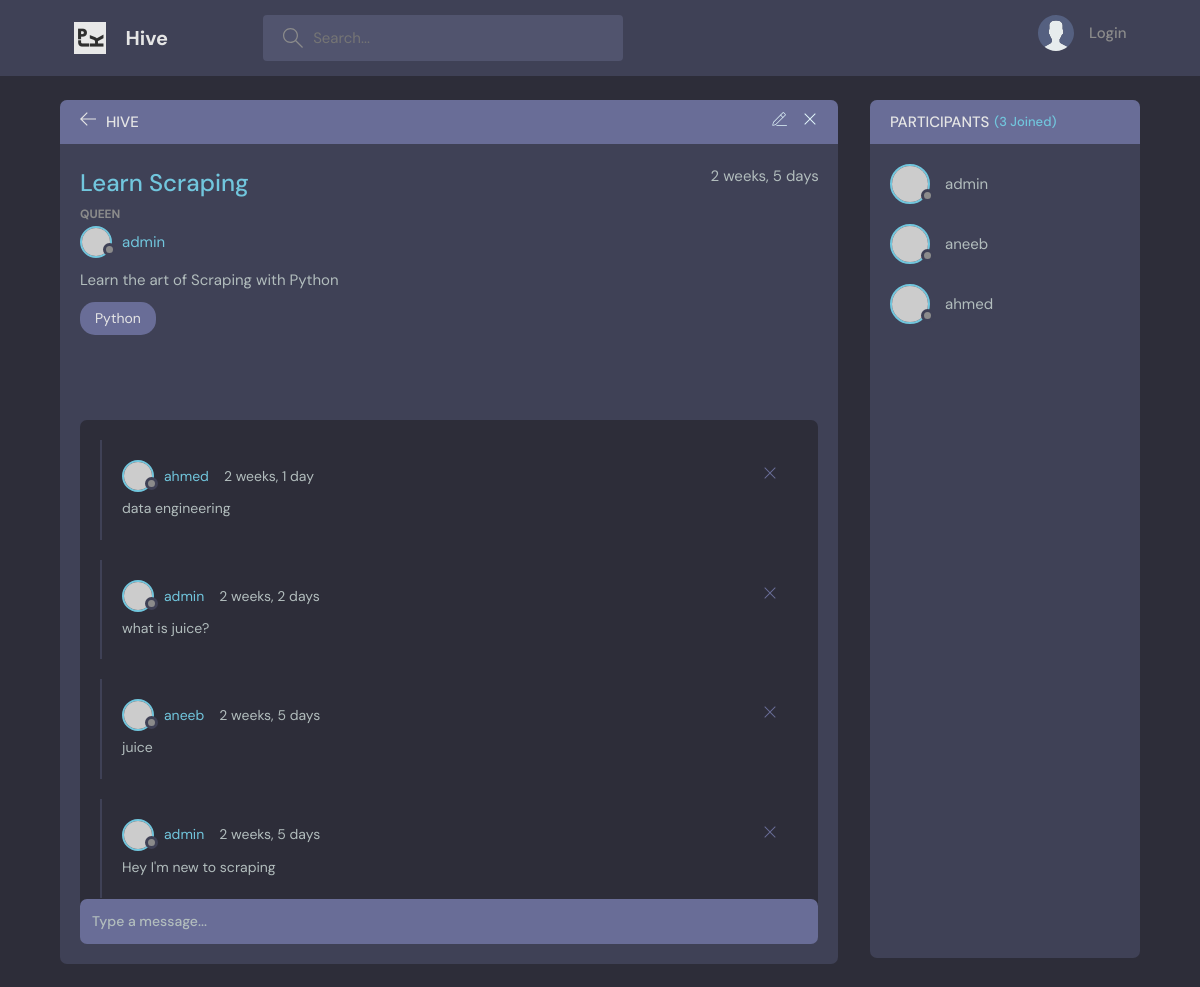
Screenshot of /hive/2/ with the database file from the repository.
### home/models.py (models this page shows, shortened)
class Hive(models.Model):
  creator = models.ForeignKey(User, on_delete=models.SET_NULL, null=True)
  topic = models.ForeignKey(Topic, on_delete=models.SET_NULL, null=True)
  buzz = models.CharField(max_length=150)
  details = models.TextField(null=True, blank=True)
  members = models.ManyToManyField(User, related_name='members', blank=True)
  updated = models.DateTimeField(auto_now=True) #auto timestamp
  created_at = models.DateTimeField(auto_now_add=True)
  class Meta:
    ordering = ['-updated', '-created_at']

class Topic(models.Model):
  name = models.CharField(max_length=150)
  def __str__(self):
    return self.name

class Message(models.Model):
  user = models.ForeignKey(User, on_delete=models.CASCADE)
  hive = models.ForeignKey(Hive, on_delete=models.CASCADE) #delete all msgs with the room
  body = models.TextField()
  updated = models.DateTimeField(auto_now=True) #auto timestamp
  created_at = models.DateTimeField(auto_now_add=True)
  class Meta:
    ordering = ['-updated', '-created_at']

### home/views.py (the view, shortened to what this page needs)
# urls.py: path('hive/<str:pk>/', views.hive, name="hive"),
def hive(request, pk):
  hive = Hive.objects.get(id=pk)
  chats = hive.message_set.all().order_by('-created_at')  # get all messages for that hive
  title = f"{hive.buzz} - Hive"
  members = hive.members.all()
  context = {
    'hive': hive,
    'chats': chats,
    'title': title,
    'members': members,
  }
  return render(request, 'home/hive.html', context)

### home/templates/home/hive.html (shortened to what this page needs)
{% extends 'main.html' %}
{% block content %}
    <main class="profile-page layout layout--2">
      <div class="container">
        <div class="room">
          <div class="room__top">
            <div class="room__topLeft">
              <a href="{%url 'homepage' %}">
                <svg version="1.1" xmlns="http://www.w3.org/2000/svg" width="32" height="32" viewBox="0 0 32 32">
                  <title>arrow-left</title>
                  <path
                    d="M13.723 2.286l-13.723 13.714 13.719 13.714 1.616-1.611-10.96-10.96h27.625v-2.286h-27.625l10.965-10.965-1.616-1.607z"
                  ></path>
                </svg>
              </a>
              <h3>Hive</h3>
            </div>
            <div class="room__topRight">
              <a href="{% url 'update-hive' hive.id%}">
              </a>
              <a href="{% url 'delete-hive' hive.id %}">
                <svg version="1.1" xmlns="http://www.w3.org/2000/svg" width="32" height="32" viewBox="0 0 32 32">
                  <title>remove</title>
                  <path
                    d="M27.314 6.019l-1.333-1.333-9.98 9.981-9.981-9.981-1.333 1.333 9.981 9.981-9.981 9.98 1.333 1.333 9.981-9.98 9.98 9.98 1.333-1.333-9.98-9.98 9.98-9.981z"
                  ></path>
                </svg>
              </a>
            </div>
          </div>
          <div class="room__box scroll">
            <div class="room__header scroll">
              <div class="room__info">
                <h3>{{hive.buzz}}</h3>
                <span>{{hive.created_at | timesince}}</span>
              </div>
              <div class="room__hosted">
                <p>Queen</p>
                <a href="{% url 'user-profile' hive.creator.id %}" class="room__author">
                  <div class="avatar avatar--small">
                    <img src="https://randomuser.me/api/portraits/men/37.jpg" />
                  </div>
                  <span>{{hive.creator}}</span>
                </a>
              </div>
              <div class="room__details">
                {{hive.details}}
              </div>
              <span class="room__topics">{{hive.topic}}</span>
            </div>
            <div class="room__conversation">
              <div class="threads scroll">
                {% for chat in chats %}
                <div class="thread">
                  <div class="thread__top">
                    <div class="thread__author">
                      <a href="{% url 'user-profile' user.id %}" class="thread__authorInfo">
                        <div class="avatar avatar--small">
                          <img src="https://randomuser.me/api/portraits/men/37.jpg" />
                        </div>
                        <span>{{chat.user}}</span>
                      </a>
                      <span class="thread__date">{{chat.created_at | timesince }}</span>
                    </div>
                    <div class="thread__delete">
                      <svg version="1.1" xmlns="http://www.w3.org/2000/svg" width="32" height="32" viewBox="0 0 32 32">
                        <title>remove</title>
                        <path
                          d="M27.314 6.019l-1.333-1.333-9.98 9.981-9.981-9.981-1.333 1.333 9.981 9.981-9.981 9.98 1.333 1.333 9.981-9.98 9.98 9.98 1.333-1.333-9.98-9.98 9.98-9.981z"
                        ></path>
                      </svg>
                    </div>
                  </div>
                  <div class="thread__details">
                    {{chat.body}}
                  </div>
                </div>
                {% endfor %}
              </div>
            </div>
          </div>
          <div class="room__message">
            <form action="" method="POST">
              <input type="text" placeholder="Type a message..." name="body" />
            </form>
          </div>
        </div>
        <div class="participants">
          <h3 class="participants__top">Participants <span>({{hive.members.count}} Joined)</span></h3>
          <div class="participants__list scroll">
            {% for member in members %}
            <a href="profile.html" class="participant">
              <div class="avatar avatar--medium">
                <img src="https://randomuser.me/api/portraits/men/37.jpg" />
              </div>
              <p>
                {{member.username}}
              </p>
            </a>
            {% endfor %}
          </div>
        </div>
      </div>
    </main>
{% endblock %}

### rows the page displays
Hive: buzz "Learn Scraping", created_at "2 weeks, 5 days", creator "admin", details "Learn the art of Scraping with Python", topic "Python", members.count "3"
Message: user "ahmed", created_at "2 weeks, 1 day", body "data engineering"
Message: user "admin", created_at "2 weeks, 2 days", body "what is juice?"
Message: user "aneeb", created_at "2 weeks, 5 days", body "juice"
Message: user "admin", created_at "2 weeks, 5 days", body "Hey I'm new to scraping"

### other values shown
{{ member.username }} "admin"
{{ member.username }} "aneeb"
{{ member.username }} "ahmed"
